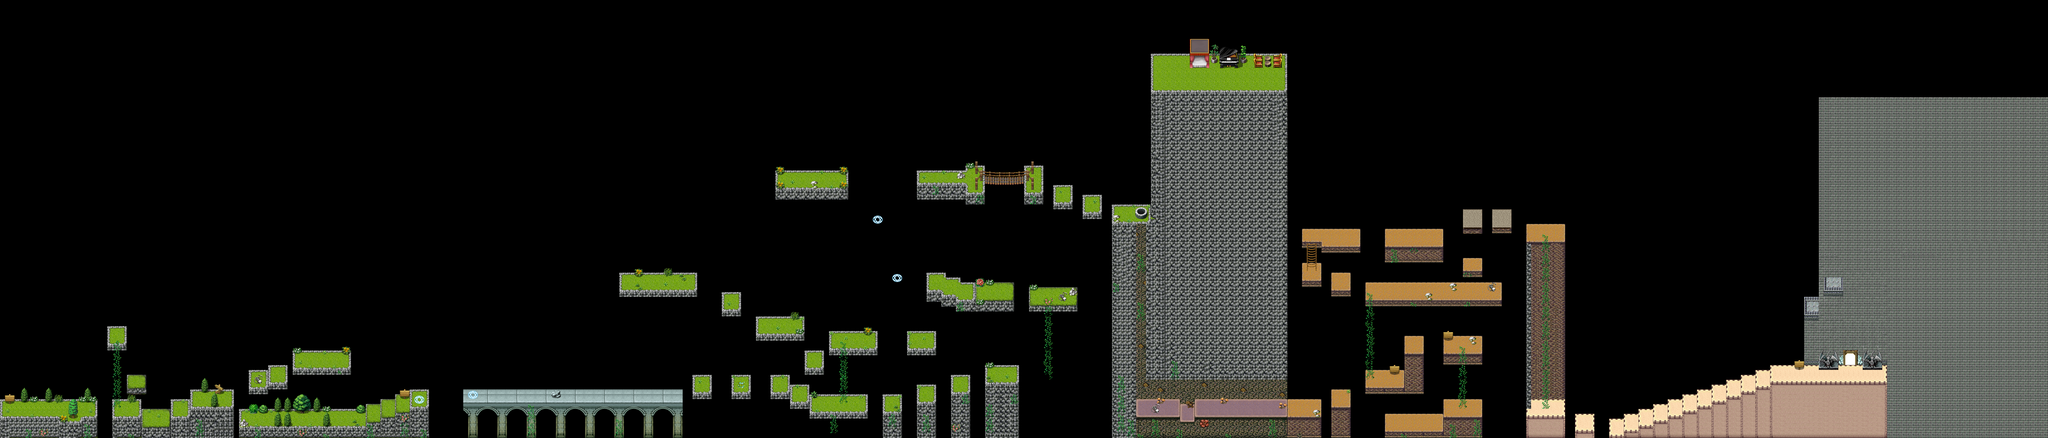

Tiled map render using the project's own tile images. Description and the map definition, with tile-layer contents summarised, below:
An orthogonal 420x90 tile map with 16x16 px tiles, 4 tile layers (map, background, background2, foreground), 8 tilesets and 147 objects (30x enemy, 11x itembox, 7x ladder, 7x message, 5x check, ...).

<map version="1.0" tiledversion="1.0.3" orientation="orthogonal" renderorder="right-down" width="420" height="90" tilewidth="16" tileheight="16" nextobjectid="259">
 <tileset firstgid="1" name="A1" tilewidth="16" tileheight="16" tilecount="768" columns="32">
  <image source="TileA1.png" width="512" height="384" />
 </tileset>
 <tileset firstgid="769" name="A2" tilewidth="16" tileheight="16" tilecount="768" columns="32">
  <image source="TileA2.png" width="512" height="384" />
 </tileset>
 <tileset firstgid="1537" name="A4" tilewidth="16" tileheight="16" tilecount="960" columns="32">
  <image source="TileA4.png" width="512" height="480" />
 </tileset>
 <tileset firstgid="2497" name="B" tilewidth="16" tileheight="16" tilecount="1024" columns="32">
  <image source="TileB.png" width="512" height="512" />
  <tile id="584">
   <properties>
    <property name="level" type="int" value="2" />
   </properties>
  </tile>
  <tile id="585">
   <properties>
    <property name="level" type="int" value="2" />
   </properties>
  </tile>
  <tile id="616">
   <properties>
    <property name="level" type="int" value="2" />
   </properties>
  </tile>
  <tile id="617">
   <properties>
    <property name="level" type="int" value="2" />
   </properties>
  </tile>
 </tileset>
 <tileset firstgid="3521" name="C" tilewidth="16" tileheight="16" tilecount="1024" columns="32">
  <image source="TileC.png" width="512" height="512" />
 </tileset>
 <tileset firstgid="4545" name="D" tilewidth="16" tileheight="16" tilecount="1024" columns="32">
  <image source="TileD.png" width="512" height="512" />
 </tileset>
 <tileset firstgid="5569" name="E" tilewidth="16" tileheight="16" tilecount="1024" columns="32">
  <image source="TileE.png" width="512" height="512" />
 </tileset>
 <tileset firstgid="6593" name="F" tilewidth="16" tileheight="16" tilecount="480" columns="30">
  <image source="chip01e_exterior.png" width="480" height="256" />
 </tileset>
 <layer name="map" width="420" height="90">
  <data>[37800 cells, 9687 non-empty, 248 distinct tile ids]</data>
 </layer>
 <layer name="background" width="420" height="90">
  <data>[37800 cells, 1039 non-empty, 262 distinct tile ids]</data>
 </layer>
 <layer name="background2" width="420" height="90">
  <data>[37800 cells, 49 non-empty, 41 distinct tile ids]</data>
 </layer>
 <layer name="foreground" width="420" height="90">
  <data>[37800 cells, 104 non-empty, 68 distinct tile ids]</data>
 </layer>
 <objectgroup color="#800040" name="collision">
  <properties>
   <property name="test" type="bool" value="false" />
  </properties>
  <object id="1" x="0" y="1344" width="320" height="96" />
  <object id="3" x="368" y="1344" width="96" height="96" />
  <object id="4" x="416" y="1264" width="64" height="32">
   <properties>
    <property name="enableThrough" type="bool" value="true" />
   </properties>
  </object>
  <object id="5" x="464" y="1376" width="96" height="64" />
  <object id="6" x="560" y="1344" width="64" height="96" />
  <object id="7" x="624" y="1312" width="144" height="128" />
  <object id="9" x="816" y="1248" width="64" height="48">
   <properties>
    <property name="enableThrough" type="bool" value="true" />
   </properties>
  </object>
  <object id="10" x="880" y="1232" width="64" height="48">
   <properties>
    <property name="enableThrough" type="bool" value="true" />
   </properties>
  </object>
  <object id="11" x="784" y="1376" width="416" height="64" />
  <object id="12" x="1200" y="1360" width="48" height="80" />
  <object id="13" x="1248" y="1344" width="48" height="96" />
  <object id="14" x="1296" y="1328" width="48" height="112" />
  <object id="15" x="1344" y="1312" width="60" height="128" />
  <object id="17" x="960" y="1184" width="192" height="48">
   <properties>
    <property name="enableThrough" type="bool" value="true" />
   </properties>
  </object>
  <object id="29" x="1520" y="1296" width="720" height="44" />
  <object id="35" x="5808" y="1232" width="384" height="208" />
  <object id="47" x="5280" y="1408" width="48" height="32" />
  <object id="48" x="5328" y="1392" width="48" height="48" />
  <object id="49" x="5376" y="1376" width="48" height="64" />
  <object id="50" x="5424" y="1360" width="48" height="80" />
  <object id="51" x="5472" y="1344" width="48" height="96" />
  <object id="52" x="5520" y="1328" width="48" height="112" />
  <object id="53" x="5568" y="1312" width="48" height="128" />
  <object id="54" x="5616" y="1296" width="48" height="144" />
  <object id="55" x="5664" y="1280" width="48" height="160" />
  </objectgroup>
 <objectgroup name="event">
  <!-- 55 objects omitted --></objectgroup>
</map>
<!-- 122 of 147 objects omitted -->
